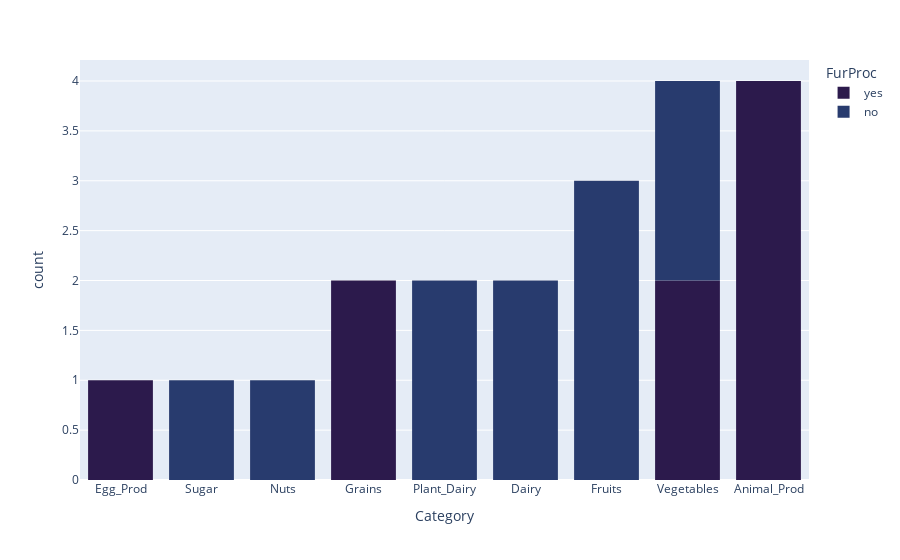

Notebook code cell kept with this figure:
### Code cell
fig = px.histogram(df,
                 x = "Category", color="FurProc",
                   color_discrete_sequence=davos_rgb)
fig.update_layout(xaxis={'categoryorder':'total ascending'})
fig.show()

### Figure 1 — Plotly figure (JSON) as saved in the notebook; plotly's stock layout.template omitted (floating-point values rounded to 4 significant figures)
{"data": [{"alignmentgroup": "True", "bingroup": "x", "hovertemplate": "FurProc=yes<br>Category=%{x}<br>count=%{y}<extra></extra>", "legendgroup": "yes", "marker": {"color": "rgb(44, 26, 76)", "pattern": {"shape": ""}}, "name": "yes", "offsetgroup": "yes", "orientation": "v", "showlegend": true, "type": "histogram", "x": ["Grains", "Grains", "Vegetables", "Vegetables", "Animal_Prod", "Animal_Prod", "Egg_Prod", "Animal_Prod", "Animal_Prod"], "xaxis": "x", "yaxis": "y"}, {"alignmentgroup": "True", "bingroup": "x", "hovertemplate": "FurProc=no<br>Category=%{x}<br>count=%{y}<extra></extra>", "legendgroup": "no", "marker": {"color": "rgb(40, 59, 110)", "pattern": {"shape": ""}}, "name": "no", "offsetgroup": "no", "orientation": "v", "showlegend": true, "type": "histogram", "x": ["Sugar", "Nuts", "Plant_Dairy", "Plant_Dairy", "Vegetables", "Vegetables", "Fruits", "Fruits", "Fruits", "Dairy", "Dairy"], "xaxis": "x", "yaxis": "y"}], "layout": {"barmode": "relative", "legend": {"title": {"text": "FurProc"}, "tracegroupgap": 0}, "margin": {"t": 60}, "xaxis": {"anchor": "y", "categoryorder": "total ascending", "domain": [0, 1], "title": {"text": "Category"}}, "yaxis": {"anchor": "x", "domain": [0, 1], "title": {"text": "count"}}}}
